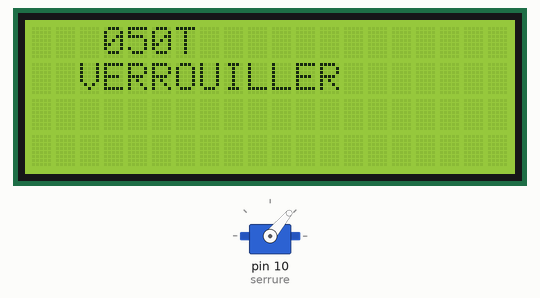
Bench run of a sketch on a simulated Arduino Uno, built with avr-gcc and run on an emulated ATmega328P. Parts: 20×4 character LCD, servo. What the sketch prints to the serial monitor is not drawn.

Above: at 0.1 s.
At 1.1 s:
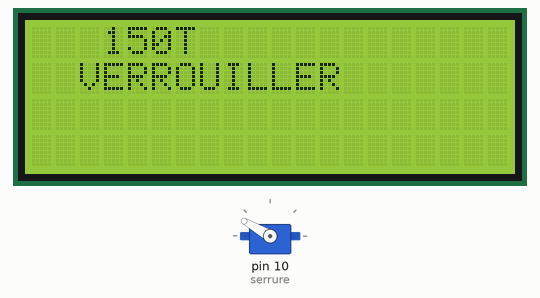
At 1.6 s:
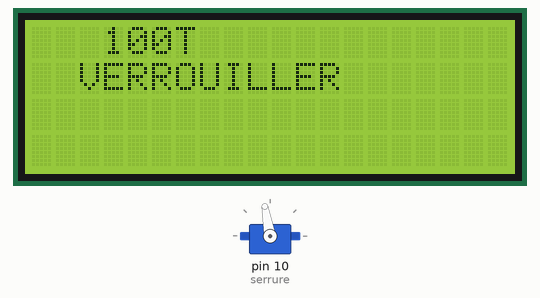
Timing chart, 0 to 130.0 s (numbered marks = the images above):
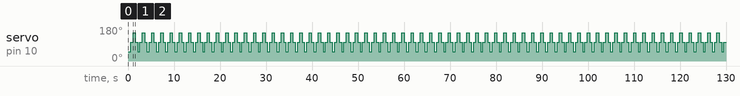

Measured:
- by itself, servo on pin 10 (serrure): repeats every 2.0 s: 150° 0.50 s, 100° 0.50 s, 50° 0.51 s, 100° 0.50 s

The sketch:

test_Servo_LCD_I2C.ino
```cpp
#include <Servo.h>
#include <Wire.h>
#include <LiquidCrystal_I2C.h>

LiquidCrystal_I2C lcd(0x27,20,4);  // set the LCD address to 0x27 for a 16 chars and 2 line display
Servo serrure;

void setup()
{
  lcd.init();                      // initialize the lcd
  // Print a message to the LCD.
  lcd.backlight();
  lcd.setCursor(3,0);
  lcd.print("TEST");
  lcd.setCursor(2,1);
  lcd.print("VERROUILLER");
  serrure.attach(10);  // attaches the servo on pin 9 to the servo object
  Serial.begin(9600);
}


void loop()
{
  serrure.write(50);
      lcd.setCursor(3,0);
  lcd.print("050");
  Serial.println("je dois écrire");
   delay(500);


  serrure.write(100);
    lcd.setCursor(3,0);
  lcd.print("100");
  delay(500);

  serrure.write(150);
      lcd.setCursor(3,0);
  lcd.print("150");
  delay(500);

  serrure.write(100);
      lcd.setCursor(3,0);
  lcd.print("100");
  delay(500);

}
```
